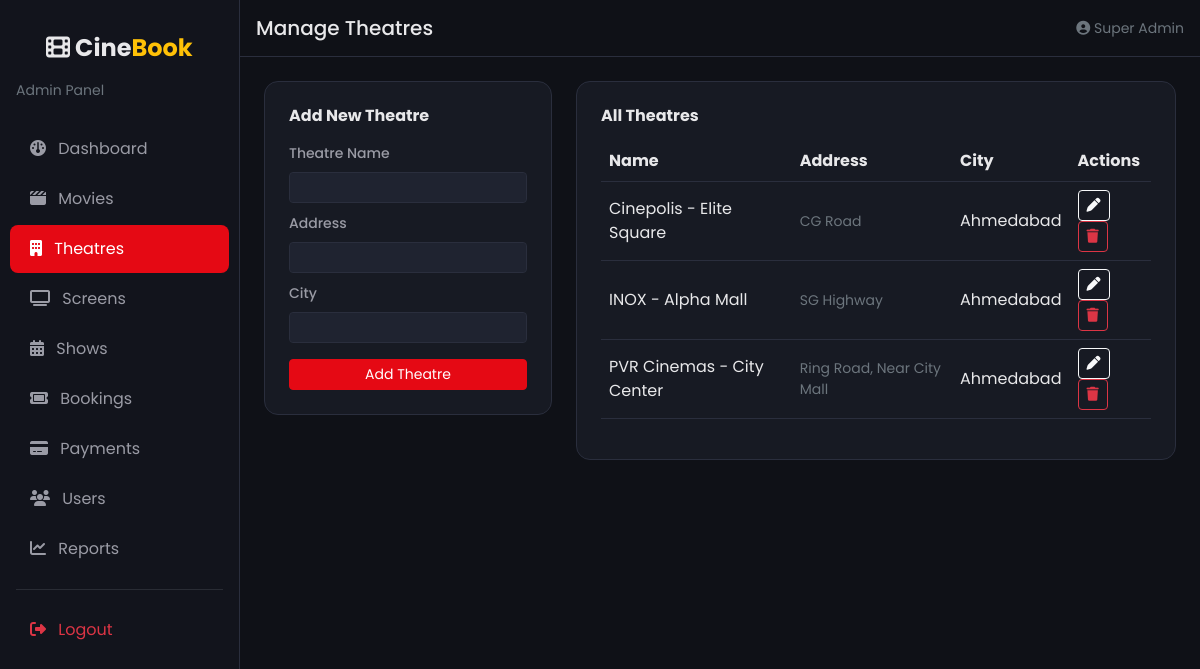
Page /admin/theatres.php (signed in) on the committed database.
### tables this page shows
CREATE TABLE theatres (
    id INT AUTO_INCREMENT PRIMARY KEY,
    name VARCHAR(150) NOT NULL,
    address VARCHAR(255),
    city VARCHAR(100),
    created_at TIMESTAMP DEFAULT CURRENT_TIMESTAMP
);

### includes/auth.php (called while the page is built, shortened)
<?php
function sanitize($str) {
    return htmlspecialchars(trim($str ?? ''), ENT_QUOTES, 'UTF-8');
}

### admin/theatres.php (the view, shortened to what this page needs)
<?php
require_once '../config/database.php';
require_once '../includes/auth.php';
$editTheatre = null;
$theatres = mysqli_query($conn, "SELECT * FROM theatres ORDER BY name");
include 'includes/admin_header.php';
?>
<div class="row g-4">
    <div class="col-lg-4">
        <div class="cb-card p-4">
            <h6 class="fw-bold mb-3"><?= $editTheatre ? 'Edit Theatre' : 'Add New Theatre' ?></h6>
            <form method="POST">
                <div class="mb-2">
                    <label class="form-label small">Theatre Name</label>
                    <input type="text" name="name" class="form-control form-control-sm" value="<?= sanitize($editTheatre['name'] ?? '') ?>" required>
                </div>
                <div class="mb-2">
                    <label class="form-label small">Address</label>
                    <input type="text" name="address" class="form-control form-control-sm" value="<?= sanitize($editTheatre['address'] ?? '') ?>">
                </div>
                <div class="mb-3">
                    <label class="form-label small">City</label>
                    <input type="text" name="city" class="form-control form-control-sm" value="<?= sanitize($editTheatre['city'] ?? '') ?>">
                </div>
                <button type="submit" class="btn btn-primary btn-sm w-100"><?= $editTheatre ? 'Update' : 'Add Theatre' ?></button>
            </form>
        </div>
    </div>
    <div class="col-lg-8">
        <div class="cb-card p-4">
            <h6 class="fw-bold mb-3">All Theatres</h6>
            <div class="table-responsive">
                <table class="table table-dark-custom align-middle">
                    <thead><tr><th>Name</th><th>Address</th><th>City</th><th>Actions</th></tr></thead>
                    <tbody>
                    <?php while ($t = mysqli_fetch_assoc($theatres)): ?>
                        <tr>
                            <td><?= sanitize($t['name']) ?></td>
                            <td class="small text-secondary"><?= sanitize($t['address']) ?></td>
                            <td><?= sanitize($t['city']) ?></td>
                            <td>
                                <a href="theatres.php?edit=<?= $t['id'] ?>" class="btn btn-sm btn-outline-light"><i class="fa-solid fa-pen"></i></a>
                                <a href="theatres.php?delete=<?= $t['id'] ?>" class="btn btn-sm btn-outline-danger" onclick="return confirm('Delete this theatre and all its screens/shows?');"><i class="fa-solid fa-trash"></i></a>
                            </td>
                        </tr>
                    <?php endwhile; ?>
                    </tbody>
                </table>
            </div>
        </div>
    </div>
</div>
<?php include 'includes/admin_footer.php'; ?>

### assets/css/style.css (style rules this page uses)
:root { --cb-bg: #0f1117; --cb-surface: #171a23; --cb-surface-2: #1f2330; --cb-primary: #e50914; --cb-warning: #f5c518; --cb-text: #e8e8ea; --cb-text-dim: #9a9ba5; --cb-border: #2a2e3d; --seat-available: #2ecc71; --seat-booked: #e74c3c; --seat-selected: #3498db; }
* { font-family: 'Poppins', sans-serif; }
body { background-color: var(--cb-bg); color: var(--cb-text); }
a { text-decoration: none; }
.cb-card { background: var(--cb-surface); border: 1px solid var(--cb-border); border-radius: 14px; }
.form-control, .form-select { background-color: var(--cb-surface-2); border: 1px solid var(--cb-border); color: var(--cb-text); }
.form-control::placeholder { color: var(--cb-text-dim); }
label { color: var(--cb-text-dim); font-weight: 500; }
.btn-primary { background-color: var(--cb-primary); border-color: var(--cb-primary); }
.table-dark-custom { --bs-table-bg: var(--cb-surface); --bs-table-color: var(--cb-text); --bs-table-border-color: var(--cb-border); }

### rows in the picture
theatres: name "Cinepolis - Elite Square", address "CG Road", city "Ahmedabad"
theatres: name "INOX - Alpha Mall", address "SG Highway", city "Ahmedabad"
theatres: name "PVR Cinemas - City Center", address "Ring Road, Near City Mall", city "Ahmedabad"

### other values in the picture
$pageTitle "Manage Theatres"
$_SESSION['admin_name'] "Super Admin"
